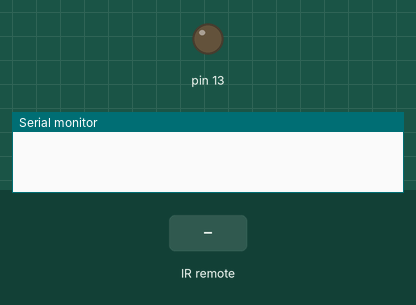
Bench run of a sketch on a simulated Arduino Uno, built with avr-gcc and run on an emulated ATmega328P. Parts: output pins drawn as LEDs (lit = HIGH), the last lines printed to the serial monitor. The test bench sets the inputs (shaded band).

Above: at 1.2 s.
1.3 s: infrared code 0xFF6897 received
At 1.9 s:
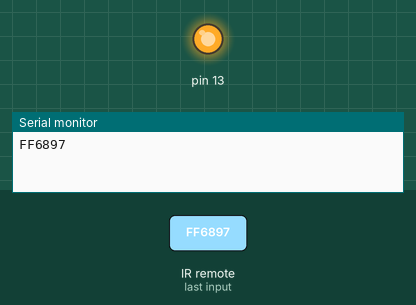
2.8 s: infrared code 0xFFA25D received
4.3 s: infrared code 0xFF629D received
Timing chart, 0 to 7.3 s (numbered marks = the images above; inputs shaded):
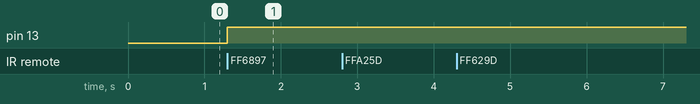

The sketch:

IR.ino
```cpp
#include <IRremote.h>
IRrecv irrecv(2);
decode_results results;
#define CH1 0xFFA25D
#define CH 0xFF629D
#define CH2 0xFFE21D
#define PREV 0xFF22DD
#define NEXT 0xFF02FD
#define PLAYPAUSE 0xFFC23D
#define VOL1 0xFFE01F
#define VOL2 0xFFA857
#define EQ 0xFF906F
#define BUTON0 0xFF6897
#define BUTON100 0xFF9867
#define BUTON200 0xFFB04F
#define BUTON1 0xFF30CF
#define BUTON2 0xFF18E7
#define BUTON3 0xFF7A85
#define BUTON4 0xFF10EF
#define BUTON5 0xFF38C7
#define BUTON6 0xFF5AA5
#define BUTON7 0xFF42BD
#define BUTON8 0xFF4AB5
#define BUTON9 0xFF52AD
void setup() {
 pinMode(13,OUTPUT);
 Serial.begin(9600);
 irrecv.enableIRIn();
}
void loop() {
if (irrecv.decode(&results))
{
 Serial.println(results.value,HEX);
 if(results.value == BUTON0){
  digitalWrite(13, !digitalRead(13));
 }
irrecv.resume();
}
}
```

Measured:
- after the input at 1.3 s, pin 13: LOW → HIGH at once
